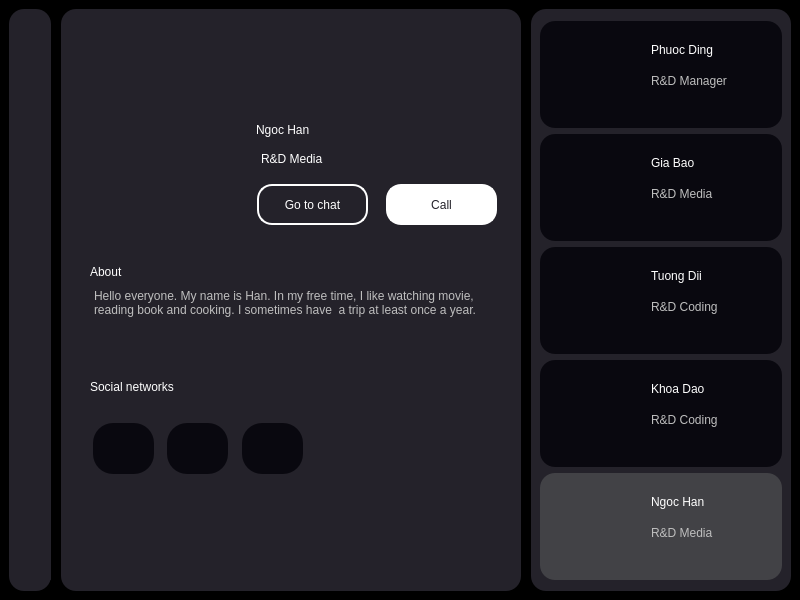
<?xml version="1.0" encoding="UTF-8"?>
<ui version="4.0">
 <class>MainWindow</class>
 <widget class="QMainWindow" name="MainWindow">
  <property name="geometry">
   <rect>
    <x>0</x>
    <y>0</y>
    <width>800</width>
    <height>600</height>
   </rect>
  </property>
  <property name="windowTitle">
   <string>MainWindow</string>
  </property>
  <widget class="QWidget" name="centralwidget">
   <property name="styleSheet">
    <string notr="true">background-color: black;</string>
   </property>
   <layout class="QHBoxLayout" name="horizontalLayout">
    <property name="spacing">
     <number>10</number>
    </property>
    <item>
     <widget class="QWidget" name="widget" native="true">
      <property name="minimumSize">
       <size>
        <width>42</width>
        <height>0</height>
       </size>
      </property>
      <property name="maximumSize">
       <size>
        <width>42</width>
        <height>16777215</height>
       </size>
      </property>
      <property name="styleSheet">
       <string notr="true">background-color: #24222A;
border-radius: 15px;</string>
      </property>
      <layout class="QVBoxLayout" name="verticalLayout">
       <item>
        <widget class="QWidget" name="widget_4" native="true">
         <widget class="QLabel" name="label_7">
          <property name="geometry">
           <rect>
            <x>0</x>
            <y>10</y>
            <width>20</width>
            <height>20</height>
           </rect>
          </property>
          <property name="text">
           <string/>
          </property>
          <property name="pixmap">
           <pixmap>../img/icons8-home-30.png</pixmap>
          </property>
          <property name="scaledContents">
           <bool>true</bool>
          </property>
         </widget>
         <widget class="QLabel" name="label_8">
          <property name="geometry">
           <rect>
            <x>0</x>
            <y>40</y>
            <width>20</width>
            <height>20</height>
           </rect>
          </property>
          <property name="text">
           <string/>
          </property>
          <property name="pixmap">
           <pixmap>../img/icons8-images-folder-48.png</pixmap>
          </property>
          <property name="scaledContents">
           <bool>true</bool>
          </property>
         </widget>
         <widget class="QLabel" name="label_9">
          <property name="geometry">
           <rect>
            <x>1</x>
            <y>70</y>
            <width>20</width>
            <height>20</height>
           </rect>
          </property>
          <property name="text">
           <string/>
          </property>
          <property name="pixmap">
           <pixmap>../img/icons8-friends-48.png</pixmap>
          </property>
          <property name="scaledContents">
           <bool>true</bool>
          </property>
         </widget>
        </widget>
       </item>
       <item>
        <widget class="QWidget" name="widget_5" native="true">
         <property name="minimumSize">
          <size>
           <width>40</width>
           <height>40</height>
          </size>
         </property>
         <property name="maximumSize">
          <size>
           <width>40</width>
           <height>40</height>
          </size>
         </property>
         <widget class="QLabel" name="label_6">
          <property name="geometry">
           <rect>
            <x>2</x>
            <y>16</y>
            <width>20</width>
            <height>20</height>
           </rect>
          </property>
          <property name="text">
           <string/>
          </property>
          <property name="pixmap">
           <pixmap>../img/icons8-qr-64.png</pixmap>
          </property>
          <property name="scaledContents">
           <bool>true</bool>
          </property>
         </widget>
        </widget>
       </item>
      </layout>
     </widget>
    </item>
    <item>
     <widget class="QWidget" name="widget_2" native="true">
      <property name="styleSheet">
       <string notr="true">background-color: #24222A;
border-radius: 15px;</string>
      </property>
      <layout class="QVBoxLayout" name="verticalLayout_3">
       <property name="leftMargin">
        <number>20</number>
       </property>
       <item>
        <widget class="QWidget" name="widget_6" native="true">
         <property name="minimumSize">
          <size>
           <width>0</width>
           <height>80</height>
          </size>
         </property>
         <property name="maximumSize">
          <size>
           <width>16777215</width>
           <height>80</height>
          </size>
         </property>
         <widget class="QPushButton" name="btn_back">
          <property name="geometry">
           <rect>
            <x>0</x>
            <y>19</y>
            <width>75</width>
            <height>24</height>
           </rect>
          </property>
          <property name="cursor">
           <cursorShape>PointingHandCursor</cursorShape>
          </property>
          <property name="text">
           <string/>
          </property>
          <property name="icon">
           <iconset>
            <normaloff>../img/icons8-left-arrow-50.png</normaloff>../img/icons8-left-arrow-50.png</iconset>
          </property>
          <property name="iconSize">
           <size>
            <width>30</width>
            <height>30</height>
           </size>
          </property>
         </widget>
        </widget>
       </item>
       <item>
        <widget class="QWidget" name="widget_7" native="true">
         <property name="minimumSize">
          <size>
           <width>0</width>
           <height>140</height>
          </size>
         </property>
         <property name="maximumSize">
          <size>
           <width>16777215</width>
           <height>140</height>
          </size>
         </property>
         <layout class="QHBoxLayout" name="horizontalLayout_2">
          <property name="topMargin">
           <number>0</number>
          </property>
          <property name="bottomMargin">
           <number>0</number>
          </property>
          <item>
           <widget class="QWidget" name="widget_11" native="true">
            <property name="minimumSize">
             <size>
              <width>160</width>
              <height>0</height>
             </size>
            </property>
            <property name="maximumSize">
             <size>
              <width>160</width>
              <height>16777215</height>
             </size>
            </property>
            <widget class="QLabel" name="label_60">
             <property name="geometry">
              <rect>
               <x>0</x>
               <y>-3</y>
               <width>130</width>
               <height>120</height>
              </rect>
             </property>
             <property name="text">
              <string/>
             </property>
             <property name="pixmap">
              <pixmap>../img/chiHan.png</pixmap>
             </property>
             <property name="scaledContents">
              <bool>true</bool>
             </property>
            </widget>
           </widget>
          </item>
          <item>
           <widget class="QWidget" name="widget_12" native="true">
            <widget class="QLabel" name="label_61">
             <property name="geometry">
              <rect>
               <x>0</x>
               <y>10</y>
               <width>111</width>
               <height>31</height>
              </rect>
             </property>
             <property name="styleSheet">
              <string notr="true">font: 700 16pt &quot;Arial&quot;;
color: #ffffff;</string>
             </property>
             <property name="text">
              <string>Ngoc Han</string>
             </property>
            </widget>
            <widget class="QLabel" name="label_62">
             <property name="enabled">
              <bool>true</bool>
             </property>
             <property name="geometry">
              <rect>
               <x>5</x>
               <y>45</y>
               <width>91</width>
               <height>20</height>
              </rect>
             </property>
             <property name="styleSheet">
              <string notr="true">font: 700 10pt &quot;Arial&quot;;
color: #ffffff;
</string>
             </property>
             <property name="text">
              <string>R&amp;D Media</string>
             </property>
            </widget>
            <widget class="QPushButton" name="pushButton">
             <property name="geometry">
              <rect>
               <x>1</x>
               <y>80</y>
               <width>111</width>
               <height>41</height>
              </rect>
             </property>
             <property name="styleSheet">
              <string notr="true">border: 2px solid #ffffff;
font: 12pt &quot;Arial&quot;;
color: #ffffff;</string>
             </property>
             <property name="text">
              <string>Go to chat</string>
             </property>
            </widget>
            <widget class="QPushButton" name="pushButton_2">
             <property name="geometry">
              <rect>
               <x>130</x>
               <y>80</y>
               <width>111</width>
               <height>41</height>
              </rect>
             </property>
             <property name="styleSheet">
              <string notr="true">border: 2px solid #ffffff;
background-color: #ffffff;
font: 12pt &quot;Arial&quot;;
color: #24222A;</string>
             </property>
             <property name="text">
              <string>Call</string>
             </property>
            </widget>
           </widget>
          </item>
         </layout>
        </widget>
       </item>
       <item>
        <widget class="QWidget" name="widget_10" native="true">
         <property name="minimumSize">
          <size>
           <width>0</width>
           <height>100</height>
          </size>
         </property>
         <property name="maximumSize">
          <size>
           <width>16777215</width>
           <height>100</height>
          </size>
         </property>
         <layout class="QVBoxLayout" name="verticalLayout_4">
          <property name="topMargin">
           <number>15</number>
          </property>
          <item>
           <widget class="QLabel" name="label_66">
            <property name="enabled">
             <bool>true</bool>
            </property>
            <property name="styleSheet">
             <string notr="true">font: 700 15pt &quot;Arial&quot;;
color: #ffffff;</string>
            </property>
            <property name="text">
             <string>About</string>
            </property>
           </widget>
          </item>
          <item>
           <widget class="QPlainTextEdit" name="plainTextEdit">
            <property name="enabled">
             <bool>false</bool>
            </property>
            <property name="plainText">
             <string>Hello everyone. My name is Han. In my free time, I like watching movie, reading book and cooking. I sometimes have  a trip at least once a year.</string>
            </property>
           </widget>
          </item>
         </layout>
        </widget>
       </item>
       <item>
        <widget class="QWidget" name="widget_8" native="true">
         <property name="minimumSize">
          <size>
           <width>0</width>
           <height>130</height>
          </size>
         </property>
         <property name="maximumSize">
          <size>
           <width>16777215</width>
           <height>130</height>
          </size>
         </property>
         <layout class="QVBoxLayout" name="verticalLayout_5">
          <property name="spacing">
           <number>0</number>
          </property>
          <property name="topMargin">
           <number>0</number>
          </property>
          <item>
           <widget class="QLabel" name="label_67">
            <property name="enabled">
             <bool>true</bool>
            </property>
            <property name="styleSheet">
             <string notr="true">font: 700 15pt &quot;Arial&quot;;
color: #ffffff;</string>
            </property>
            <property name="text">
             <string>Social networks</string>
            </property>
           </widget>
          </item>
          <item>
           <widget class="QWidget" name="widget_13" native="true">
            <property name="layoutDirection">
             <enum>Qt::LeftToRight</enum>
            </property>
            <widget class="QGraphicsView" name="graphicsView_6">
             <property name="geometry">
              <rect>
               <x>77</x>
               <y>6</y>
               <width>61</width>
               <height>51</height>
              </rect>
             </property>
             <property name="minimumSize">
              <size>
               <width>61</width>
               <height>51</height>
              </size>
             </property>
             <property name="maximumSize">
              <size>
               <width>61</width>
               <height>51</height>
              </size>
             </property>
             <property name="styleSheet">
              <string notr="true">border-radius: 20px;
background-color: #09080F;</string>
             </property>
            </widget>
            <widget class="QGraphicsView" name="graphicsView_7">
             <property name="geometry">
              <rect>
               <x>152</x>
               <y>6</y>
               <width>61</width>
               <height>51</height>
              </rect>
             </property>
             <property name="minimumSize">
              <size>
               <width>61</width>
               <height>51</height>
              </size>
             </property>
             <property name="maximumSize">
              <size>
               <width>61</width>
               <height>51</height>
              </size>
             </property>
             <property name="styleSheet">
              <string notr="true">border-radius: 20px;
background-color: #09080F;</string>
             </property>
            </widget>
            <widget class="QGraphicsView" name="graphicsView_5">
             <property name="geometry">
              <rect>
               <x>3</x>
               <y>6</y>
               <width>61</width>
               <height>51</height>
              </rect>
             </property>
             <property name="minimumSize">
              <size>
               <width>61</width>
               <height>51</height>
              </size>
             </property>
             <property name="maximumSize">
              <size>
               <width>61</width>
               <height>51</height>
              </size>
             </property>
             <property name="styleSheet">
              <string notr="true">border-radius: 20px;
background-color: #09080F;</string>
             </property>
            </widget>
            <widget class="QLabel" name="label_2">
             <property name="geometry">
              <rect>
               <x>20</x>
               <y>18</y>
               <width>25</width>
               <height>25</height>
              </rect>
             </property>
             <property name="styleSheet">
              <string notr="true">background-color: #09080F;</string>
             </property>
             <property name="text">
              <string/>
             </property>
             <property name="pixmap">
              <pixmap>../img/facebook.png</pixmap>
             </property>
             <property name="scaledContents">
              <bool>true</bool>
             </property>
            </widget>
            <widget class="QLabel" name="label_3">
             <property name="geometry">
              <rect>
               <x>95</x>
               <y>18</y>
               <width>25</width>
               <height>25</height>
              </rect>
             </property>
             <property name="styleSheet">
              <string notr="true">background-color: #09080F;</string>
             </property>
             <property name="text">
              <string/>
             </property>
             <property name="pixmap">
              <pixmap>../img/instagram.png</pixmap>
             </property>
             <property name="scaledContents">
              <bool>true</bool>
             </property>
            </widget>
            <widget class="QLabel" name="label_4">
             <property name="geometry">
              <rect>
               <x>170</x>
               <y>19</y>
               <width>25</width>
               <height>25</height>
              </rect>
             </property>
             <property name="styleSheet">
              <string notr="true">background-color: #09080F;</string>
             </property>
             <property name="text">
              <string/>
             </property>
             <property name="pixmap">
              <pixmap>../img/linkedin.png</pixmap>
             </property>
             <property name="scaledContents">
              <bool>true</bool>
             </property>
            </widget>
           </widget>
          </item>
         </layout>
        </widget>
       </item>
       <item>
        <widget class="QWidget" name="widget_9" native="true">
         <layout class="QHBoxLayout" name="horizontalLayout_3">
          <item>
           <widget class="QWidget" name="widget_14" native="true">
            <layout class="QVBoxLayout" name="verticalLayout_6">
             <property name="topMargin">
              <number>0</number>
             </property>
            </layout>
           </widget>
          </item>
          <item>
           <widget class="QWidget" name="widget_15" native="true">
            <property name="minimumSize">
             <size>
              <width>60</width>
              <height>0</height>
             </size>
            </property>
            <property name="maximumSize">
             <size>
              <width>60</width>
              <height>16777215</height>
             </size>
            </property>
           </widget>
          </item>
         </layout>
        </widget>
       </item>
      </layout>
     </widget>
    </item>
    <item>
     <widget class="QWidget" name="widget_3" native="true">
      <property name="minimumSize">
       <size>
        <width>260</width>
        <height>0</height>
       </size>
      </property>
      <property name="maximumSize">
       <size>
        <width>260</width>
        <height>16777215</height>
       </size>
      </property>
      <property name="styleSheet">
       <string notr="true">background-color: #24222A;
border-radius: 15px;</string>
      </property>
      <layout class="QVBoxLayout" name="verticalLayout_2">
       <property name="leftMargin">
        <number>9</number>
       </property>
       <property name="topMargin">
        <number>12</number>
       </property>
       <item>
        <widget class="QFrame" name="frame_12">
         <property name="minimumSize">
          <size>
           <width>0</width>
           <height>107</height>
          </size>
         </property>
         <property name="maximumSize">
          <size>
           <width>16777215</width>
           <height>107</height>
          </size>
         </property>
         <property name="styleSheet">
          <string notr="true">background-color: #09080F;
border-radius: 15px;</string>
         </property>
         <property name="frameShape">
          <enum>QFrame::StyledPanel</enum>
         </property>
         <property name="frameShadow">
          <enum>QFrame::Raised</enum>
         </property>
         <widget class="QLabel" name="label_45">
          <property name="geometry">
           <rect>
            <x>8</x>
            <y>6</y>
            <width>100</width>
            <height>91</height>
           </rect>
          </property>
          <property name="text">
           <string/>
          </property>
          <property name="pixmap">
           <pixmap>../img/anhPhuoc.png</pixmap>
          </property>
          <property name="scaledContents">
           <bool>true</bool>
          </property>
         </widget>
         <widget class="QLabel" name="label_46">
          <property name="geometry">
           <rect>
            <x>111</x>
            <y>19</y>
            <width>91</width>
            <height>20</height>
           </rect>
          </property>
          <property name="styleSheet">
           <string notr="true">font: 700 12pt &quot;Arial&quot;;
color: #ffffff;</string>
          </property>
          <property name="text">
           <string>Phuoc Ding</string>
          </property>
         </widget>
         <widget class="QLabel" name="label_47">
          <property name="enabled">
           <bool>false</bool>
          </property>
          <property name="geometry">
           <rect>
            <x>111</x>
            <y>50</y>
            <width>91</width>
            <height>20</height>
           </rect>
          </property>
          <property name="styleSheet">
           <string notr="true">font: 700 10pt &quot;Arial&quot;;
</string>
          </property>
          <property name="text">
           <string>R&amp;D Manager</string>
          </property>
         </widget>
        </widget>
       </item>
       <item>
        <widget class="QFrame" name="frame_11">
         <property name="maximumSize">
          <size>
           <width>16777215</width>
           <height>107</height>
          </size>
         </property>
         <property name="styleSheet">
          <string notr="true">background-color: #09080F;
border-radius: 15px;</string>
         </property>
         <property name="frameShape">
          <enum>QFrame::StyledPanel</enum>
         </property>
         <property name="frameShadow">
          <enum>QFrame::Raised</enum>
         </property>
         <widget class="QLabel" name="label_42">
          <property name="geometry">
           <rect>
            <x>8</x>
            <y>6</y>
            <width>100</width>
            <height>91</height>
           </rect>
          </property>
          <property name="text">
           <string/>
          </property>
          <property name="pixmap">
           <pixmap>../img/bao (2).png</pixmap>
          </property>
          <property name="scaledContents">
           <bool>true</bool>
          </property>
         </widget>
         <widget class="QLabel" name="label_43">
          <property name="geometry">
           <rect>
            <x>111</x>
            <y>19</y>
            <width>91</width>
            <height>20</height>
           </rect>
          </property>
          <property name="styleSheet">
           <string notr="true">font: 700 12pt &quot;Arial&quot;;
color: #ffffff;</string>
          </property>
          <property name="text">
           <string>Gia Bao</string>
          </property>
         </widget>
         <widget class="QLabel" name="label_44">
          <property name="enabled">
           <bool>false</bool>
          </property>
          <property name="geometry">
           <rect>
            <x>111</x>
            <y>50</y>
            <width>91</width>
            <height>20</height>
           </rect>
          </property>
          <property name="styleSheet">
           <string notr="true">font: 700 10pt &quot;Arial&quot;;
</string>
          </property>
          <property name="text">
           <string>R&amp;D Media</string>
          </property>
         </widget>
        </widget>
       </item>
       <item>
        <widget class="QFrame" name="frame_14">
         <property name="maximumSize">
          <size>
           <width>16777215</width>
           <height>107</height>
          </size>
         </property>
         <property name="styleSheet">
          <string notr="true">background-color: #09080F;
border-radius: 15px;</string>
         </property>
         <property name="frameShape">
          <enum>QFrame::StyledPanel</enum>
         </property>
         <property name="frameShadow">
          <enum>QFrame::Raised</enum>
         </property>
         <widget class="QLabel" name="label_57">
          <property name="geometry">
           <rect>
            <x>8</x>
            <y>6</y>
            <width>100</width>
            <height>91</height>
           </rect>
          </property>
          <property name="text">
           <string/>
          </property>
          <property name="pixmap">
           <pixmap>../img/TuongDii.png</pixmap>
          </property>
          <property name="scaledContents">
           <bool>true</bool>
          </property>
         </widget>
         <widget class="QLabel" name="label_58">
          <property name="geometry">
           <rect>
            <x>111</x>
            <y>19</y>
            <width>91</width>
            <height>20</height>
           </rect>
          </property>
          <property name="styleSheet">
           <string notr="true">font: 700 12pt &quot;Arial&quot;;
color: #ffffff;</string>
          </property>
          <property name="text">
           <string>Tuong Dii</string>
          </property>
         </widget>
         <widget class="QLabel" name="label_59">
          <property name="enabled">
           <bool>false</bool>
          </property>
          <property name="geometry">
           <rect>
            <x>111</x>
            <y>50</y>
            <width>91</width>
            <height>20</height>
           </rect>
          </property>
          <property name="styleSheet">
           <string notr="true">font: 700 10pt &quot;Arial&quot;;
</string>
          </property>
          <property name="text">
           <string>R&amp;D Coding</string>
          </property>
         </widget>
        </widget>
       </item>
       <item>
        <widget class="QFrame" name="frame_13">
         <property name="maximumSize">
          <size>
           <width>16777215</width>
           <height>107</height>
          </size>
         </property>
         <property name="styleSheet">
          <string notr="true">background-color: #09080F;
border-radius: 15px;</string>
         </property>
         <property name="frameShape">
          <enum>QFrame::StyledPanel</enum>
         </property>
         <property name="frameShadow">
          <enum>QFrame::Raised</enum>
         </property>
         <widget class="QLabel" name="label_54">
          <property name="geometry">
           <rect>
            <x>8</x>
            <y>6</y>
            <width>100</width>
            <height>91</height>
           </rect>
          </property>
          <property name="text">
           <string/>
          </property>
          <property name="pixmap">
           <pixmap>../img/khoa.png</pixmap>
          </property>
          <property name="scaledContents">
           <bool>true</bool>
          </property>
         </widget>
         <widget class="QLabel" name="label_55">
          <property name="geometry">
           <rect>
            <x>111</x>
            <y>19</y>
            <width>91</width>
            <height>20</height>
           </rect>
          </property>
          <property name="styleSheet">
           <string notr="true">font: 700 12pt &quot;Arial&quot;;
color: #ffffff;</string>
          </property>
          <property name="text">
           <string>Khoa Dao</string>
          </property>
         </widget>
         <widget class="QLabel" name="label_56">
          <property name="enabled">
           <bool>false</bool>
          </property>
          <property name="geometry">
           <rect>
            <x>111</x>
            <y>50</y>
            <width>91</width>
            <height>20</height>
           </rect>
          </property>
          <property name="styleSheet">
           <string notr="true">font: 700 10pt &quot;Arial&quot;;
</string>
          </property>
          <property name="text">
           <string>R&amp;D Coding</string>
          </property>
         </widget>
        </widget>
       </item>
       <item>
        <widget class="QFrame" name="frame_16">
         <property name="maximumSize">
          <size>
           <width>16777215</width>
           <height>107</height>
          </size>
         </property>
         <property name="styleSheet">
          <string notr="true">
background-color: #424246;
border-radius: 15px;</string>
         </property>
         <property name="frameShape">
          <enum>QFrame::StyledPanel</enum>
         </property>
         <property name="frameShadow">
          <enum>QFrame::Raised</enum>
         </property>
         <widget class="QLabel" name="label_63">
          <property name="geometry">
           <rect>
            <x>8</x>
            <y>6</y>
            <width>100</width>
            <height>91</height>
           </rect>
          </property>
          <property name="text">
           <string/>
          </property>
          <property name="pixmap">
           <pixmap>../img/chiHan.png</pixmap>
          </property>
          <property name="scaledContents">
           <bool>true</bool>
          </property>
         </widget>
         <widget class="QLabel" name="label_64">
          <property name="geometry">
           <rect>
            <x>111</x>
            <y>19</y>
            <width>91</width>
            <height>20</height>
           </rect>
          </property>
          <property name="styleSheet">
           <string notr="true">font: 700 12pt &quot;Arial&quot;;
color: #ffffff;</string>
          </property>
          <property name="text">
           <string>Ngoc Han</string>
          </property>
         </widget>
         <widget class="QLabel" name="label_65">
          <property name="enabled">
           <bool>false</bool>
          </property>
          <property name="geometry">
           <rect>
            <x>111</x>
            <y>50</y>
            <width>91</width>
            <height>20</height>
           </rect>
          </property>
          <property name="styleSheet">
           <string notr="true">font: 700 10pt &quot;Arial&quot;;
</string>
          </property>
          <property name="text">
           <string>R&amp;D Media</string>
          </property>
         </widget>
        </widget>
       </item>
      </layout>
     </widget>
    </item>
   </layout>
  </widget>
 </widget>
 <resources/>
 <connections/>
</ui>
